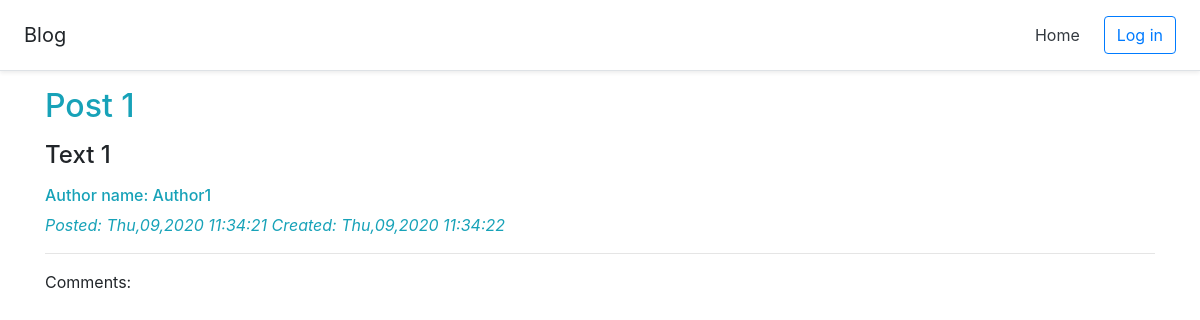
The page /13/ on the database its author committed.
### blog/models.py (models this page shows, shortened)
class News(models.Model):
    title = models.CharField(max_length=50)
    text_news = RichTextUploadingField()
    author_text = models.CharField(max_length=50)
    pub_date = models.DateTimeField()
    created_date = models.DateTimeField(default=timezone.now)
    is_public = models.BooleanField(default=False)
    image = models.ImageField(upload_to='images/', blank=True)

### blog/views.py (the view)
# urls.py: path('<int:news_id>/', views.detail, name='detail'),
def detail(request, news_id):
    try:
        a = News.objects.get(id=news_id)
    except:
        raise Http404('Not found')
    comments = a.comment_set.order_by('-id')[:10]
    return render(request, 'blog/post.html', {'news': a, 'comments': comments})

### blog/templates/blog/post.html (shortened to what this page needs)
{% extends "blog/home.html" %}}
{% block content %}
    <h2 class="text-info">{{news.title}}</h2>
    <h4>{% autoescape off %} {{news.text_news|safe|linebreaks}}{% endautoescape %}</h4>
    <h6 class="text-info">Author name: {{news.author_text}}</h6>
    <em class="text-info">Posted: {{news.pub_date|date:"D,m,Y  H:i:s"}}</em>
    <em class="text-info">Created: {{news.created_date|date:"D,m,Y  H:i:s"}}</em>
    <hr>
    <p>Comments: </p>
{% endblock %}

### rows shown on the page
News: title "Post 1", text_news "Text 1", author_text "Author1", pub_date "Thu,09,2020 11:34:21", created_date "Thu,09,2020 11:34:22"
